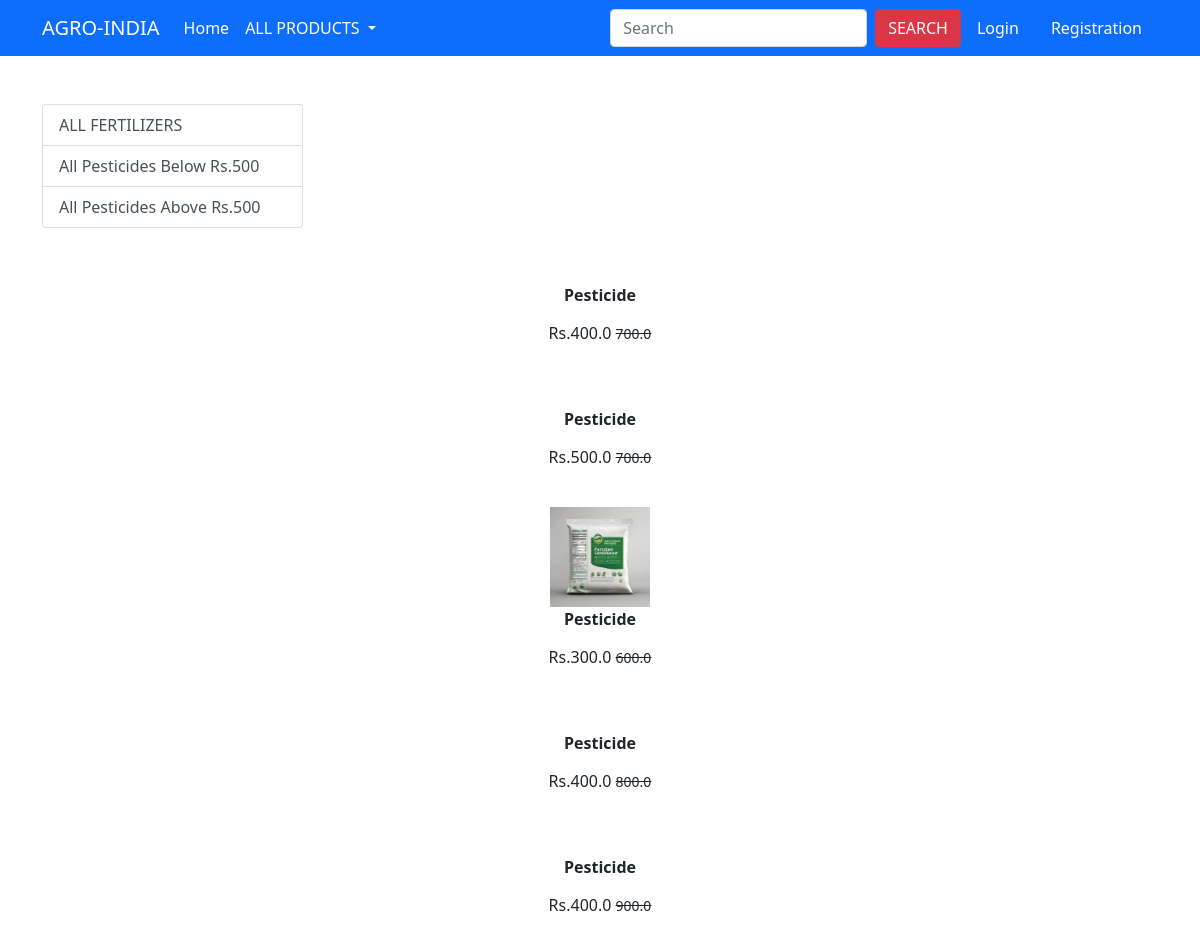
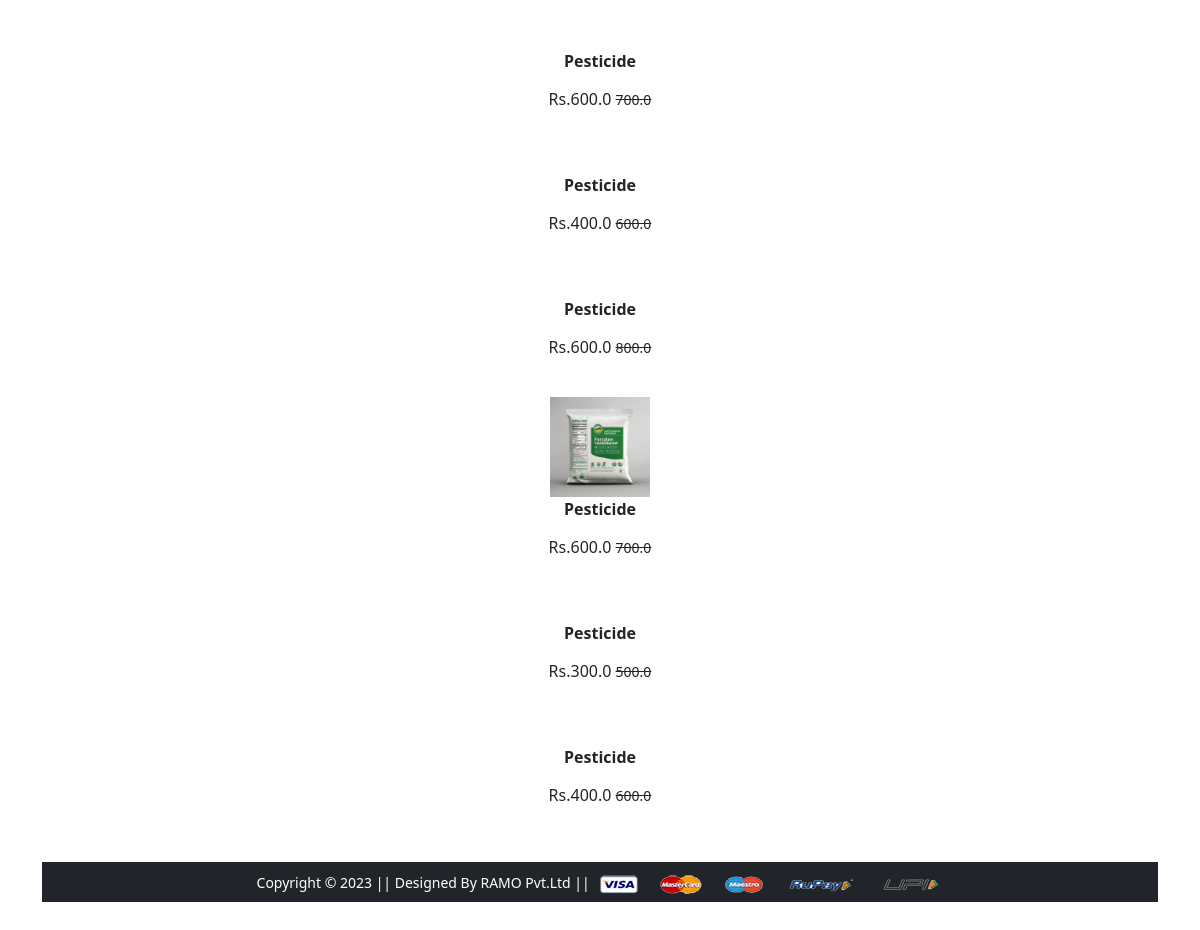
Screenshot of /pesticide/ with the database file from the repository (2 pictures, top to bottom).
### app/models.py (models this page shows, shortened)
class Product(models.Model):
    title = models.CharField(max_length=100)
    selling_price = models.FloatField()
    discounted_price = models.FloatField()
    description = models.TextField()
    brand = models.CharField(max_length=100)
    category = models.CharField(choices=CATEGORY_CHOICES,max_length=2)
    product_image = models.ImageField(upload_to='productimg')

### app/views.py (the view)
# urls.py: path('pesticide/', views.pesticide, name='pesticide'),
def pesticide(request,data=None):
  if data == None:
    pest = Product.objects.filter(category = 'P')
  elif data =='below':
    pest = Product.objects.filter(category='P').filter(discounted_price__lt =500)
  elif data =='above':
    pest= Product.objects.filter(category='P').filter(discounted_price__gt =500)
  return render(request, 'app/pesticide.html',{'pest':pest})

### app/templates/app/pesticide.html (shortened to what this page needs)
{% extends 'app/base.html' %}
{% load static %}
{% block main-content %}
<div class="container my-5">
 <div class="row">
  <div class="col-sm-3">
    <div class ="list-group">
    <a href = "{% url 'pesticide' %}" class = "list-group-item list-group-item-action" aria-current = "true">ALL FERTILIZERS</a>
  <a href = "{% url 'pesticidedata' 'below' %}"class = "list-group-item list-group-item-action">All Pesticides Below Rs.500</a>
  <a href = "{% url 'pesticidedata' 'above' %}"class = "list-group-item list-group-item-action" >All Pesticides Above Rs.500</a>
  </div>
 </div>
</div class = "col-sm-8">
 <div class ="row">
   {% for p  in pest %}
    <div class = "col-sm text-center mb-4">
       <a href = "{% url 'product-detail' p.id %}" class = "btn">
         <div class = "item">
           <img src = "{{p.product_image.url}}" alt="" height="100" class = "">
           <div class = "fw-bold">{{p.title}}</div>
           <div class = "fw-bold">Rs.{{p.discounted_price}}
           <small class = "fw-light text-decoration-line-through">{{p.selling_price}}
           </small>
           </a>
           </div>
           {% endfor %}
           </div>
           </div>
{% endblock main-content %}

### app/templates/app/base.html (shortened to what this page needs)
<!doctype html>
{% load static %}
<html lang="en">
  <head>
    <link href="https://cdn.jsdelivr.net/npm/bootstrap@5.0.0-beta1/dist/css/bootstrap.min.css" rel="stylesheet">
    <link rel="stylesheet" href="{% static 'app/css/owl.carousel.min.css' %}">
    <link rel="stylesheet" href="{% static 'app/css/all.min.css' %}">
    <link rel="stylesheet" href="{% static 'app/css/style.css' %}">
  </head>
  <body>
    <nav class="navbar navbar-expand-md navbar-dark bg-primary">
     <div class="container">
       <a class="navbar-brand" href="/">AGRO-INDIA</a>
       <div class="collapse navbar-collapse" id="navbarSupportedContent">
         <ul class="navbar-nav me-auto mb-2 mb-sm-0">
           <li class="nav-item">
             <a class="nav-link active" aria-current="page" href="/">Home</a>
           </li>
           <li class="nav-item dropdown">
             <a class="nav-link dropdown-toggle text-white" href="#" id="allproductsDropdown" role="button" data-bs-toggle="dropdown" aria-expanded="false">
               ALL PRODUCTS
             </a>
           </li>
         </ul>
         <form class="d-flex" method ="get" action= "/search_query/">
           <input class="form-control me-2" type="search" placeholder="Search" aria-label="Search" name="q">
           <button class="btn btn-danger" type="submit">SEARCH</button>
         </form>
         <div>
          <ul class="navbar-nav me-auto mb-2 mb-lg-0">
          {% if request.user.is_authenticated %}
           <li class="nav-item dropdown mx-2">
              <a class="nav-link dropdown-toggle text-white" href="#" id="profileDropdown" role="button" data-bs-toggle="dropdown" aria-expanded="false">
              {{request.user.username|capfirst}}
              </a>
              <ul class="dropdown-menu" aria-labelledby="profileDropdown">
                <li><a class="dropdown-item" href="{% url 'profile' %}">Profile</a></li>
                <li><a class="dropdown-item" href="{% url 'orders' %}">Orders</a></li>
                <li><a class="dropdown-item" href="{% url 'passwordchange' %}">Change Password</a></li>
                <li><a class="dropdown-item" href="{% url 'logout' %}">Logout</a></li>
              </ul>
            </li>
            <li class="nav-item mx-2">
             <a href="{% url 'showcart' %}" class="nav-link text-white"><span class="badge bg-danger"></span> Cart </a>
            </li>
          {% else %}
            <li class="nav-item mx-2">
             <a href="{% url 'login' %}" class="nav-link text-white">Login</a>
            </li>
            <li class="nav-item mx-2">
             <a href="{% url 'customerregistration' %}" class="nav-link text-white">Registration</a>
            </li>
          {% endif %}
          </ul>
         </div>
       </div>
     </div>
    </nav>
    {% block main-content %} {% endblock main-content %}
    <footer class="container-fluid bg-dark text-center p-2 mt-5">
        <small class="text-white">Copyright &copy; 2023 || Designed By RAMO Pvt.Ltd || </small>
        <img src="{% static 'app/images/payment.png' %}" alt="" srcset="" class="img-fluid" height="2px">
    </footer>
  </body>
</html>

### rows the page displays
Product: title "Pesticide", discounted_price "400.0", selling_price "700.0"
Product: title "Pesticide", discounted_price "500.0", selling_price "700.0"
Product: product_image (picture), title "Pesticide", discounted_price "300.0", selling_price "600.0"
Product: title "Pesticide", discounted_price "400.0", selling_price "800.0"
Product: title "Pesticide", discounted_price "400.0", selling_price "900.0"
Product: title "Pesticide", discounted_price "600.0", selling_price "700.0"
Product: title "Pesticide", discounted_price "400.0", selling_price "600.0"
Product: title "Pesticide", discounted_price "600.0", selling_price "800.0"
Product: product_image (picture), title "Pesticide", discounted_price "600.0", selling_price "700.0"
Product: title "Pesticide", discounted_price "300.0", selling_price "500.0"
Product: title "Pesticide", discounted_price "400.0", selling_price "600.0"
